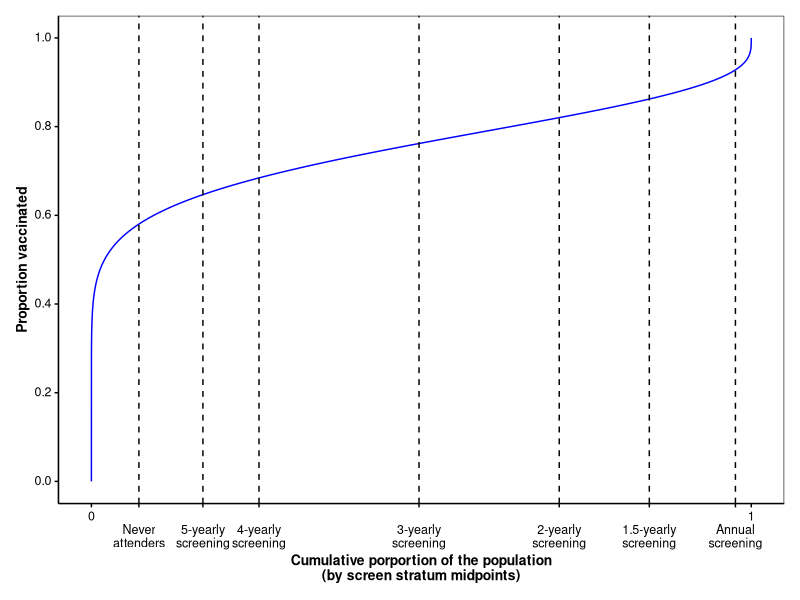

Source code (R):
#This script generates Figure S1 from the manuscript 
#"Disparities in cervical cancer elimination time frames in the United States: a comparative modeling study"
#By Emily A. Burger et al.

#Set your working directory
setwd("...")

#Load the required packages
library("ggplot2")


#These are the parameters of the beta distrubition
alpha = 11.265
beta = 3.725

#Generate a vector from 0 to 1 with 0.0001 as incremental steps
probabilities = seq(0,1, by=0.0001)


#Calculate the inverse cumulative density function of the beta distribution for all the vector of probabilities from 0 to 1,
#using the beta distribution parameters defined above
beta_values = qbeta(probabilities, shape1 = alpha, shape2 = beta)

#Generate the graph
beta_graph = ggplot()+
  geom_line(aes(x=probabilities, y=beta_values), color="blue")+

  #add vertical lines for each stratum mid-point
  geom_vline(xintercept = 0.072, linetype = "dashed")+
  geom_vline(xintercept = 0.169, linetype = "dashed")+
  geom_vline(xintercept = 0.254, linetype = "dashed")+
  geom_vline(xintercept = 0.4965, linetype = "dashed")+
  geom_vline(xintercept = 0.709, linetype = "dashed")+
  geom_vline(xintercept = 0.8455, linetype = "dashed")+
  geom_vline(xintercept = 0.976, linetype = "dashed")+
  scale_x_continuous(breaks = c(0,0.072,0.169,0.254,0.4965,0.709,0.8455,0.976,1.0), labels = c(0,"\nNever\nattenders",
                                                                                                      "\n5-yearly\nscreening",
                                                                                                      "\n4-yearly\nscreening",
                                                                                                      "\n3-yearly\nscreening",
                                                                                                      "\n2-yearly\nscreening",
                                                                                                      "\n1.5-yearly\nscreening",
                                                                                                      "\nAnnual\nscreening",
                                                                                                      1.0))+
  scale_y_continuous(breaks = seq(0,1,by=0.2), limits = c(0,1))+
  labs(x="Cumulative porportion of the population\n(by screen stratum midpoints)",y="Proportion vaccinated")+
  theme_bw(  )+
  theme(axis.title.x=element_text(face="bold",size=10),
        axis.title.y=element_text(face="bold",size=10),
        panel.grid.major = element_blank(),
        panel.grid.minor = element_blank(),
        panel.background = element_blank(),
        axis.line.x = element_line(color="black"),
        axis.line.y = element_line(color="black"),
        axis.ticks = element_line(color="black"),
        axis.text = element_text(color="black",size=9),
        axis.text.y = ggtext::element_markdown(),
        strip.text = element_text(size=10),
#        legend.title=element_blank(),
#        legend.background = element_blank(),
#        legend.box.background = element_rect(color="black"),
#        legend.key = element_rect(fill=NA),
#        legend.position = "top",
#        legend.text = element_text(size=9),
        plot.margin = margin(0.4,0.4,0.4,0.4,"cm"),
        plot.background = element_rect(
          fill = "white",
          colour = "white",
          size = 1),)
  

#Save the graph to a file
ggsave(file="Beta distirbution graph.tiff",beta_graph, width=10.5, height = 6)


  
  
  

